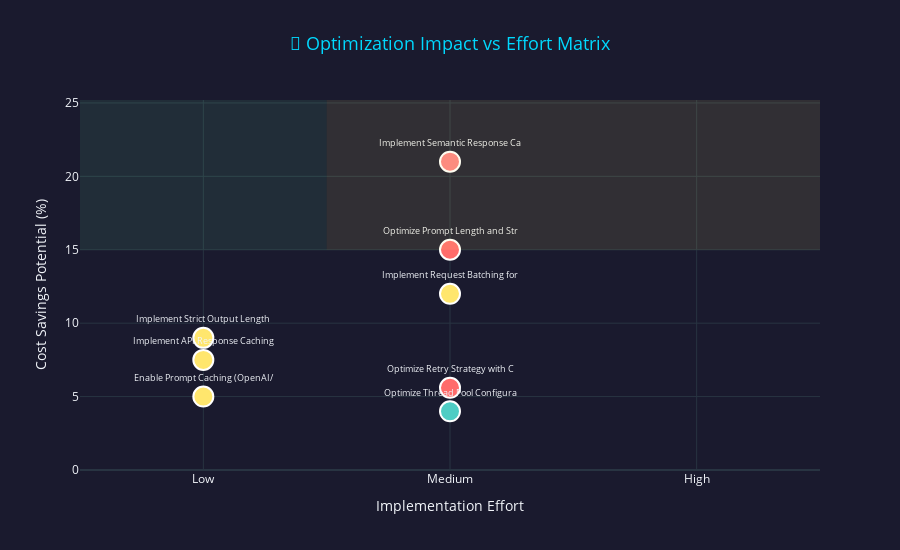

Write notebook code for a chart like this one.
### Code cell
# Create impact vs effort matrix
rec_dicts = [r.to_dict() for r in strategy.recommendations]
fig = ROIChart.create_optimization_impact_matrix(rec_dicts)
fig.show()

### Figure 1 — Plotly figure (JSON) as saved in the notebook; plotly's stock layout.template omitted (floating-point values rounded to 4 significant figures)
{"data": [{"hovertemplate": "<b>%{text}</b><br>Effort: %{x}<br>Impact: %{y:.1f}%<extra></extra>", "marker": {"color": ["#FC8181", "#FF6B6B", "#FF6B6B", "#FFE66D", "#FFE66D", "#FFE66D", "#FFE66D", "#4ECDC4"], "line": {"color": "white", "width": 2}, "size": 20}, "mode": "markers+text", "text": ["Implement Semantic Response Ca", "Optimize Prompt Length and Str", "Optimize Retry Strategy with C", "Implement Request Batching for", "Implement Strict Output Length", "Implement API Response Caching", "Enable Prompt Caching (OpenAI/", "Optimize Thread Pool Configura"], "textfont": {"size": 9}, "textposition": "top center", "type": "scatter", "x": [2, 2, 2, 2, 1, 1, 1, 2], "y": [21.0, 15, 5.6, 12, 9, 7.5, 5, 4]}], "layout": {"annotations": [{"font": {"color": "#68D391", "size": 14}, "showarrow": false, "text": "Quick Wins", "x": 0.75, "y": 45}, {"font": {"color": "#FFE66D", "size": 14}, "showarrow": false, "text": "Strategic", "x": 2.5, "y": 45}], "height": 550, "paper_bgcolor": "#1a1a2e", "plot_bgcolor": "#1a1a2e", "shapes": [{"fillcolor": "rgba(104, 211, 145, 0.1)", "line": {"width": 0}, "type": "rect", "x0": 0, "x1": 1.5, "y0": 15, "y1": 50}, {"fillcolor": "rgba(255, 230, 109, 0.1)", "line": {"width": 0}, "type": "rect", "x0": 1.5, "x1": 3.5, "y0": 15, "y1": 50}], "title": {"font": {"color": "#00D9FF", "size": 18}, "text": "🎯 Optimization Impact vs Effort Matrix", "x": 0.5}, "xaxis": {"range": [0.5, 3.5], "ticktext": ["Low", "Medium", "High"], "tickvals": [1, 2, 3], "title": {"text": "Implementation Effort"}}, "yaxis": {"range": [0, 25.2], "title": {"text": "Cost Savings Potential (%)"}}}}
